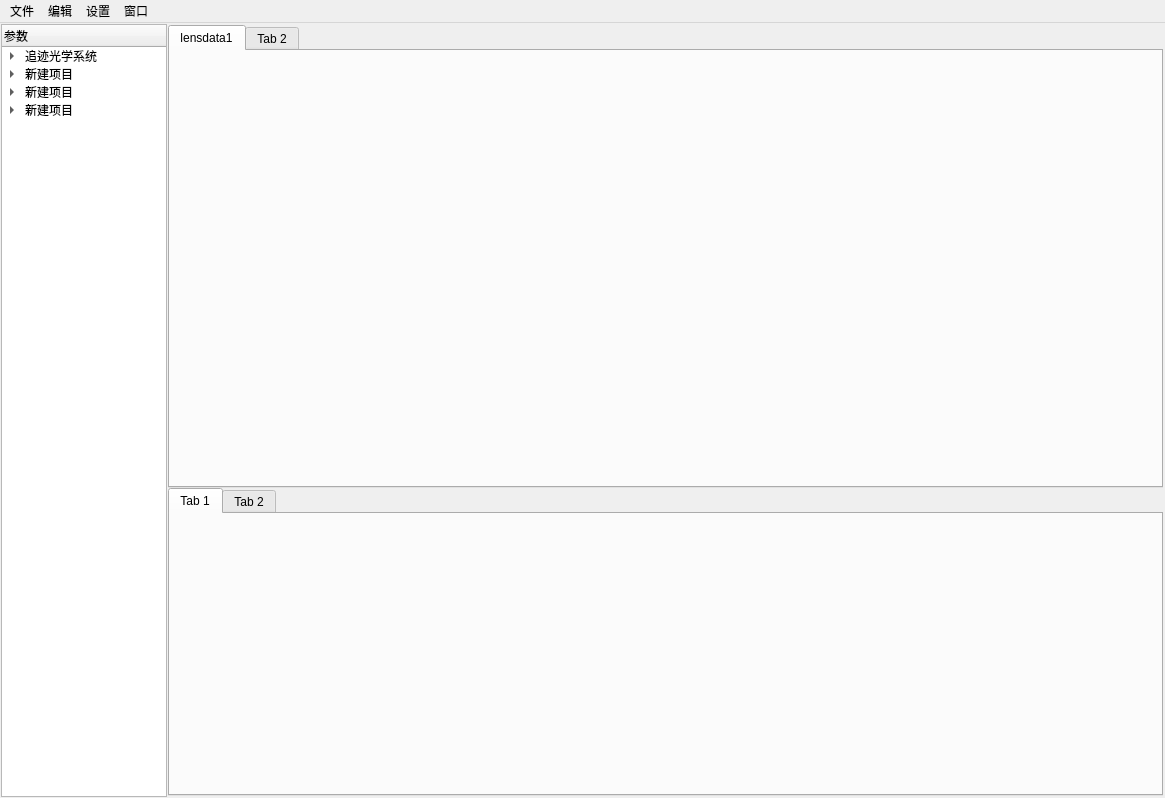
<?xml version="1.0" encoding="UTF-8"?>
<ui version="4.0">
 <class>MainWindow</class>
 <widget class="QMainWindow" name="MainWindow">
  <property name="geometry">
   <rect>
    <x>0</x>
    <y>0</y>
    <width>1165</width>
    <height>798</height>
   </rect>
  </property>
  <property name="windowTitle">
   <string>光学设计系统</string>
  </property>
  <widget class="QWidget" name="centralwidget">
   <layout class="QHBoxLayout" name="horizontalLayout" stretch="1,6">
    <property name="spacing">
     <number>0</number>
    </property>
    <property name="leftMargin">
     <number>1</number>
    </property>
    <property name="topMargin">
     <number>1</number>
    </property>
    <property name="rightMargin">
     <number>1</number>
    </property>
    <property name="bottomMargin">
     <number>1</number>
    </property>
    <item>
     <widget class="QWidget" name="widget" native="true">
      <layout class="QVBoxLayout" name="verticalLayout_2">
       <property name="spacing">
        <number>0</number>
       </property>
       <property name="leftMargin">
        <number>0</number>
       </property>
       <property name="topMargin">
        <number>0</number>
       </property>
       <property name="rightMargin">
        <number>0</number>
       </property>
       <property name="bottomMargin">
        <number>0</number>
       </property>
       <item>
        <widget class="QTreeWidget" name="treeWidget">
         <column>
          <property name="text">
           <string>参数</string>
          </property>
         </column>
         <item>
          <property name="text">
           <string>追迹光学系统</string>
          </property>
          <item>
           <property name="text">
            <string>镜面参数</string>
           </property>
          </item>
          <item>
           <property name="text">
            <string>系统参数</string>
           </property>
          </item>
         </item>
         <item>
          <property name="text">
           <string>新建项目</string>
          </property>
          <item>
           <property name="text">
            <string>新建子项目</string>
           </property>
          </item>
         </item>
         <item>
          <property name="text">
           <string>新建项目</string>
          </property>
          <item>
           <property name="text">
            <string>新建子项目</string>
           </property>
          </item>
         </item>
         <item>
          <property name="text">
           <string>新建项目</string>
          </property>
          <item>
           <property name="text">
            <string>新建子项目</string>
           </property>
          </item>
         </item>
        </widget>
       </item>
      </layout>
     </widget>
    </item>
    <item>
     <widget class="QWidget" name="widget_2" native="true">
      <layout class="QVBoxLayout" name="verticalLayout" stretch="3,2">
       <property name="spacing">
        <number>0</number>
       </property>
       <property name="leftMargin">
        <number>1</number>
       </property>
       <property name="topMargin">
        <number>1</number>
       </property>
       <property name="rightMargin">
        <number>1</number>
       </property>
       <property name="bottomMargin">
        <number>1</number>
       </property>
       <item>
        <widget class="QWidget" name="widget_3" native="true">
         <layout class="QHBoxLayout" name="horizontalLayout_2">
          <property name="spacing">
           <number>0</number>
          </property>
          <property name="leftMargin">
           <number>0</number>
          </property>
          <property name="topMargin">
           <number>0</number>
          </property>
          <property name="rightMargin">
           <number>0</number>
          </property>
          <property name="bottomMargin">
           <number>0</number>
          </property>
          <item>
           <widget class="QTabWidget" name="tabWidget">
            <widget class="QWidget" name="tab">
             <attribute name="title">
              <string>lensdata1</string>
             </attribute>
            </widget>
            <widget class="QWidget" name="tab_2">
             <attribute name="title">
              <string>Tab 2</string>
             </attribute>
            </widget>
           </widget>
          </item>
         </layout>
        </widget>
       </item>
       <item>
        <widget class="QWidget" name="widget_4" native="true">
         <layout class="QHBoxLayout" name="horizontalLayout_3">
          <property name="spacing">
           <number>0</number>
          </property>
          <property name="leftMargin">
           <number>0</number>
          </property>
          <property name="topMargin">
           <number>0</number>
          </property>
          <property name="rightMargin">
           <number>0</number>
          </property>
          <property name="bottomMargin">
           <number>0</number>
          </property>
          <item>
           <widget class="QTabWidget" name="tabWidget_2">
            <widget class="QWidget" name="tab_3">
             <attribute name="title">
              <string>Tab 1</string>
             </attribute>
            </widget>
            <widget class="QWidget" name="tab_4">
             <attribute name="title">
              <string>Tab 2</string>
             </attribute>
            </widget>
           </widget>
          </item>
         </layout>
        </widget>
       </item>
      </layout>
     </widget>
    </item>
   </layout>
  </widget>
  <widget class="QMenuBar" name="menubar">
   <property name="geometry">
    <rect>
     <x>0</x>
     <y>0</y>
     <width>1165</width>
     <height>23</height>
    </rect>
   </property>
   <widget class="QMenu" name="menu">
    <property name="title">
     <string>文件</string>
    </property>
   </widget>
   <widget class="QMenu" name="menu_2">
    <property name="title">
     <string>编辑</string>
    </property>
   </widget>
   <widget class="QMenu" name="menu_3">
    <property name="title">
     <string>设置</string>
    </property>
   </widget>
   <widget class="QMenu" name="menu_4">
    <property name="title">
     <string>窗口</string>
    </property>
   </widget>
   <addaction name="menu"/>
   <addaction name="menu_2"/>
   <addaction name="menu_3"/>
   <addaction name="menu_4"/>
  </widget>
 </widget>
 <resources/>
 <connections/>
</ui>
